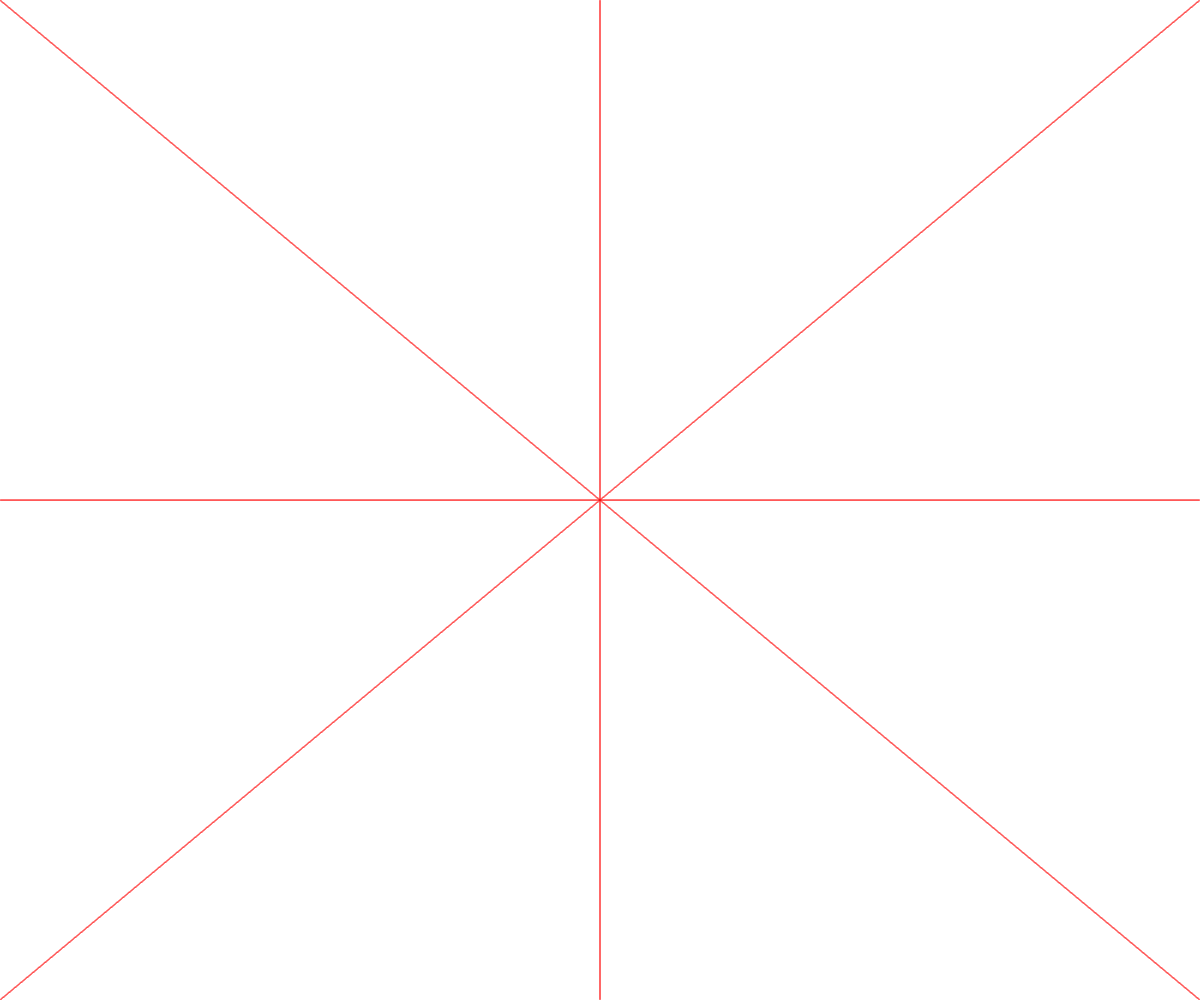
Frame 1 (no input)
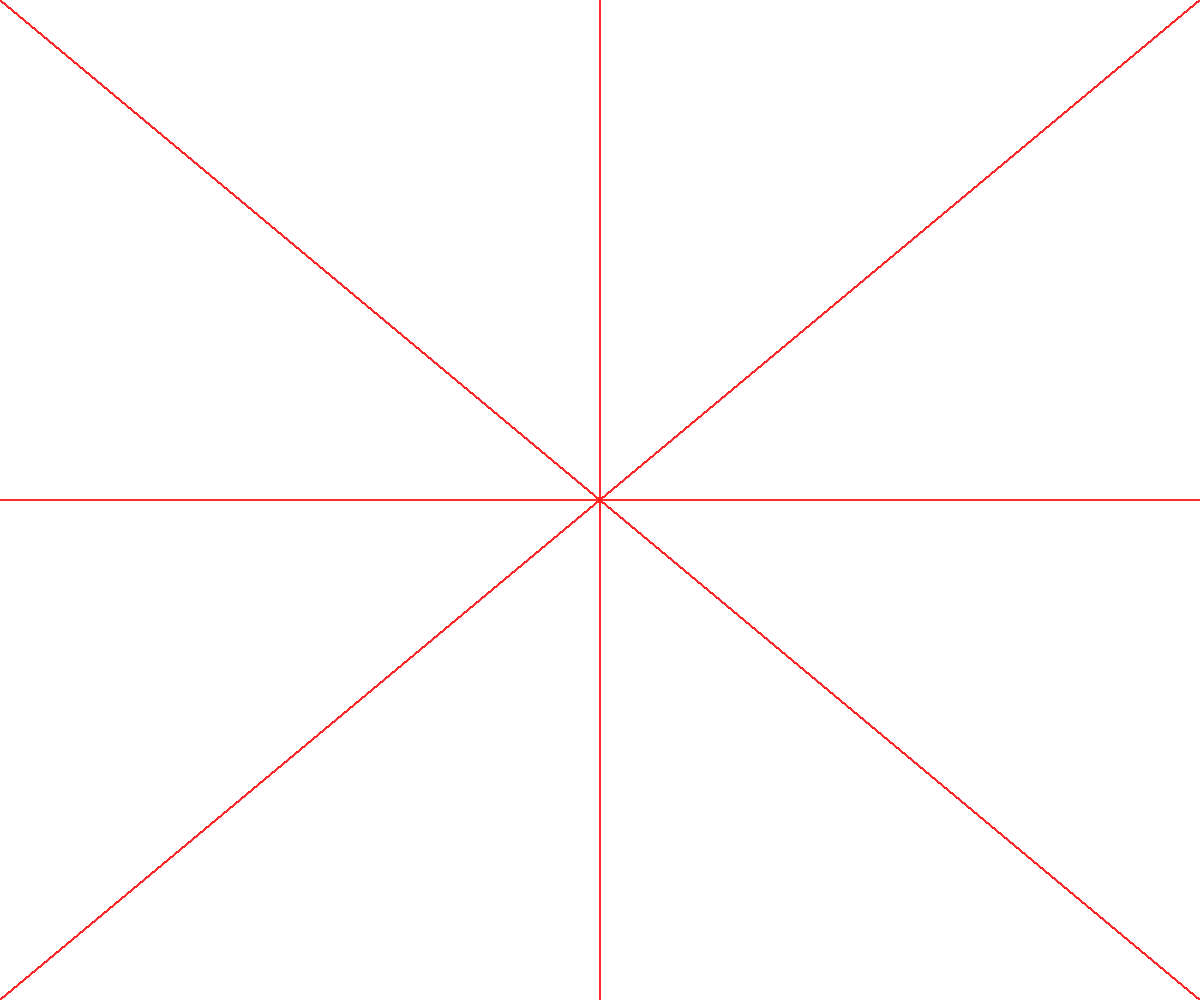
Frame 60 (no input)
Frame 120 (the mouse pressed at the canvas centre since frame 60): identical to frame 60, image omitted

The p5.js sketch that drew these frames (run headless with seeded random() and noise() and a simulated clock; from frame 60 on, the mouse is pressed at the canvas centre):

// p5.js sketch
// ── sketch.js
function setup(){
    createCanvas(windowWidth, windowHeight);
}

function draw(){
    stroke("#FF8787");
    ecuPP(width / 2, 0, width / 2, height);
    ecuPP(0, height /2, width, height / 2);
    ecuPP(0, 0, width, height);
    ecuPP(0, height, width, 0);

    stroke("#FF3131");
    DDA(width / 2, 0, width / 2, height);
    DDA(0, height /2, width, height / 2);
    DDA(0, 0, width, height);
    DDA(0, height, width, 0);

    stroke("#FF0000");
    Bresenham(width / 2, 0, width / 2, height);
    Bresenham(0, height /2, width, height / 2);
    Bresenham(0, 0, width, height);
    Bresenham(0, height, width, 0);
}

function ecuPP(x1, y1, x2, y2) {
    let x = x1;
    let y = y1;
    let stepX = 1;
    let stepY = 1;
    const dx = x2 - x1;
    const dy = y2 - y1;

    if (dx == 0) {
        if (dy < 0) stepY = -1;
        while (y !== y2) {
	        point(x, y);
	        y += stepY;
        }
    } else {
        const m = dy / dx;
        const b = y1 - m * x1;

        if (dx < 0) stepX = -1;
        while (x !== x2) {
	        point(x, y);
	        x += stepX;
	        y = m * x + b;
        }
    }
}


function DDA(x1, y1, x2, y2){
    let x = x1;
	let y = y1;
	let dx = x2 - x1;
	let dy = y2 - y1;
  
    const m = Math.abs(dx) > Math.abs(dy) ? Math.abs(dx) : Math.abs(dy);
    const xIncrement = dx / m;
    const yIncrement = dy / m;
  
    for (let i = 0; i < m; i++) {
		x += xIncrement;
		y += yIncrement;
		point(x, y);
    }
}


function Bresenham(x1, y1, x2, y2){
    let x = x1;
	let y = y1;
	let dx = x2 - x1;
	let dy = y2 - y1;
	let sx = 1;
	let sy = 1;
  
	if (dy < 0) {
		dy = -dy;
		sy = -1;
	}

	if (dx < 0) {
		dx = -dx;
		sx = -1;
	}
  
	if (dx > dy) {
		let p = 2 * dy - dx;

		while (x != x2) {
			point(x, y);
			x += sx;

			if (p < 0) {
				p += 2 * dy;
			} else {
				y += sy;
				p += 2 * (dy - dx);
			}
		}
	} else {
		let p = 2 * dx - dy;

		while (y != y2) {
			point(x, y);
			y += sy;

			if (p < 0) {
				p += 2 * dx;
			} else {
				x += sx;
				p += 2 * (dx - dy);
			}
		}
	}
  }
